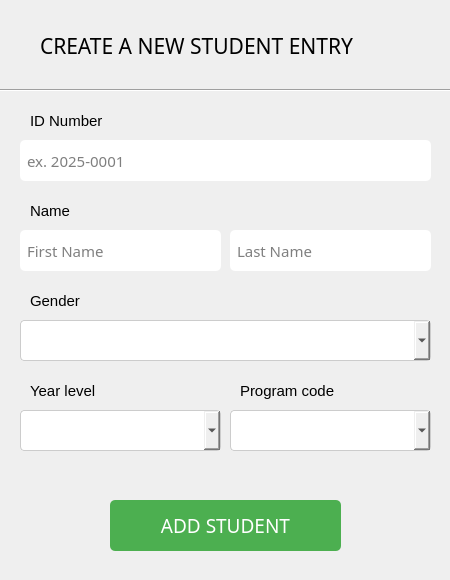
<?xml version="1.0" encoding="UTF-8"?>
<ui version="4.0">
 <class>AddStudentDialog</class>
 <widget class="QDialog" name="AddStudentDialog">
  <property name="geometry">
   <rect>
    <x>0</x>
    <y>0</y>
    <width>450</width>
    <height>580</height>
   </rect>
  </property>
  <property name="minimumSize">
   <size>
    <width>450</width>
    <height>580</height>
   </size>
  </property>
  <property name="maximumSize">
   <size>
    <width>450</width>
    <height>580</height>
   </size>
  </property>
  <property name="windowTitle">
   <string>Add Student</string>
  </property>
  <widget class="QLabel" name="label">
   <property name="geometry">
    <rect>
     <x>40</x>
     <y>20</y>
     <width>381</width>
     <height>51</height>
    </rect>
   </property>
   <property name="font">
    <font>
     <family>Franklin Gothic Medium Cond</family>
     <pointsize>16</pointsize>
    </font>
   </property>
   <property name="layoutDirection">
    <enum>Qt::LeftToRight</enum>
   </property>
   <property name="text">
    <string>CREATE A NEW STUDENT ENTRY</string>
   </property>
  </widget>
  <widget class="QLabel" name="label_2">
   <property name="geometry">
    <rect>
     <x>30</x>
     <y>100</y>
     <width>141</width>
     <height>41</height>
    </rect>
   </property>
   <property name="font">
    <font>
     <family>Arial</family>
     <pointsize>11</pointsize>
    </font>
   </property>
   <property name="text">
    <string>ID Number</string>
   </property>
  </widget>
  <widget class="QLabel" name="label_3">
   <property name="geometry">
    <rect>
     <x>30</x>
     <y>190</y>
     <width>141</width>
     <height>41</height>
    </rect>
   </property>
   <property name="font">
    <font>
     <family>Arial</family>
     <pointsize>11</pointsize>
    </font>
   </property>
   <property name="text">
    <string>Name</string>
   </property>
  </widget>
  <widget class="QLabel" name="label_5">
   <property name="geometry">
    <rect>
     <x>30</x>
     <y>370</y>
     <width>131</width>
     <height>41</height>
    </rect>
   </property>
   <property name="font">
    <font>
     <family>Arial</family>
     <pointsize>11</pointsize>
    </font>
   </property>
   <property name="text">
    <string>Year level</string>
   </property>
  </widget>
  <widget class="QLabel" name="label_6">
   <property name="geometry">
    <rect>
     <x>30</x>
     <y>280</y>
     <width>131</width>
     <height>41</height>
    </rect>
   </property>
   <property name="font">
    <font>
     <family>Arial</family>
     <pointsize>11</pointsize>
    </font>
   </property>
   <property name="text">
    <string>Gender</string>
   </property>
  </widget>
  <widget class="QLabel" name="label_7">
   <property name="geometry">
    <rect>
     <x>240</x>
     <y>370</y>
     <width>171</width>
     <height>41</height>
    </rect>
   </property>
   <property name="font">
    <font>
     <family>Arial</family>
     <pointsize>11</pointsize>
    </font>
   </property>
   <property name="text">
    <string>Program code</string>
   </property>
  </widget>
  <widget class="QPushButton" name="pushButton">
   <property name="geometry">
    <rect>
     <x>110</x>
     <y>500</y>
     <width>231</width>
     <height>51</height>
    </rect>
   </property>
   <property name="font">
    <font>
     <family>Franklin Gothic Medium Cond</family>
     <pointsize>14</pointsize>
    </font>
   </property>
   <property name="cursor">
    <cursorShape>PointingHandCursor</cursorShape>
   </property>
   <property name="styleSheet">
    <string notr="true">QPushButton {
        background-color: #4CAF50;
        color: white;
        padding: 8px 16px;
        border: none;
        border-radius: 5px;
    }
    QPushButton:hover {
        background-color: #43A047;
    }
    QPushButton:pressed {
        background-color: #388E3C;
    }</string>
   </property>
   <property name="text">
    <string>ADD STUDENT</string>
   </property>
  </widget>
  <widget class="QLineEdit" name="firstNameEdit">
   <property name="geometry">
    <rect>
     <x>20</x>
     <y>230</y>
     <width>201</width>
     <height>41</height>
    </rect>
   </property>
   <property name="font">
    <font>
     <family>Franklin Gothic Medium Cond</family>
     <pointsize>11</pointsize>
    </font>
   </property>
   <property name="styleSheet">
    <string notr="true">QLineEdit {
        border-radius: 5px;
        padding: 5px;
    }</string>
   </property>
   <property name="placeholderText">
    <string>First Name</string>
   </property>
  </widget>
  <widget class="QLineEdit" name="idNumberEdit">
   <property name="geometry">
    <rect>
     <x>20</x>
     <y>140</y>
     <width>411</width>
     <height>41</height>
    </rect>
   </property>
   <property name="font">
    <font>
     <family>Franklin Gothic Medium Cond</family>
     <pointsize>11</pointsize>
    </font>
   </property>
   <property name="styleSheet">
    <string notr="true">QLineEdit {
        border-radius: 5px;
        padding: 5px;
    }</string>
   </property>
   <property name="placeholderText">
    <string>ex. 2025-0001</string>
   </property>
  </widget>
  <widget class="QLineEdit" name="lastNameEdit">
   <property name="geometry">
    <rect>
     <x>230</x>
     <y>230</y>
     <width>201</width>
     <height>41</height>
    </rect>
   </property>
   <property name="font">
    <font>
     <family>Franklin Gothic Medium Cond</family>
     <pointsize>11</pointsize>
    </font>
   </property>
   <property name="styleSheet">
    <string notr="true">QLineEdit {
        border-radius: 5px;
        padding: 5px;
    }</string>
   </property>
   <property name="placeholderText">
    <string>Last Name</string>
   </property>
  </widget>
  <widget class="QComboBox" name="yearLevelBox">
   <property name="geometry">
    <rect>
     <x>20</x>
     <y>410</y>
     <width>201</width>
     <height>41</height>
    </rect>
   </property>
   <property name="font">
    <font>
     <family>Franklin Gothic Medium Cond</family>
     <pointsize>11</pointsize>
    </font>
   </property>
   <property name="cursor">
    <cursorShape>PointingHandCursor</cursorShape>
   </property>
   <property name="layoutDirection">
    <enum>Qt::LeftToRight</enum>
   </property>
   <property name="styleSheet">
    <string notr="true">QComboBox {
        padding: 6px;
        border: 1px solid #ccc;
        border-radius: 4px;
		color: black
    }
    QComboBox QAbstractItemView {
        border: 1px solid #ccc;
        selection-background-color: #2196F3;
        selection-color: #ffffff;
        background-color: #ffffff;
        padding: 4px;
        outline: 0;
    }</string>
   </property>
   <property name="currentIndex">
    <number>-1</number>
   </property>
   <item>
    <property name="text">
     <string>1</string>
    </property>
   </item>
   <item>
    <property name="text">
     <string>2</string>
    </property>
   </item>
   <item>
    <property name="text">
     <string>3</string>
    </property>
   </item>
   <item>
    <property name="text">
     <string>4</string>
    </property>
   </item>
  </widget>
  <widget class="QComboBox" name="genderBox">
   <property name="geometry">
    <rect>
     <x>20</x>
     <y>320</y>
     <width>411</width>
     <height>41</height>
    </rect>
   </property>
   <property name="font">
    <font>
     <family>Franklin Gothic Medium Cond</family>
     <pointsize>11</pointsize>
    </font>
   </property>
   <property name="cursor">
    <cursorShape>PointingHandCursor</cursorShape>
   </property>
   <property name="layoutDirection">
    <enum>Qt::LeftToRight</enum>
   </property>
   <property name="styleSheet">
    <string notr="true">QComboBox {
        padding: 6px;
        border: 1px solid #ccc;
        border-radius: 4px;
		color: black
    }
    QComboBox QAbstractItemView {
        border: 1px solid #ccc;
        selection-background-color: #2196F3;
        selection-color: #ffffff;
        background-color: #ffffff;
        padding: 4px;
        outline: 0;
    }</string>
   </property>
   <property name="currentIndex">
    <number>-1</number>
   </property>
   <item>
    <property name="text">
     <string>M</string>
    </property>
   </item>
   <item>
    <property name="text">
     <string>F</string>
    </property>
   </item>
  </widget>
  <widget class="QComboBox" name="programCodeBox">
   <property name="geometry">
    <rect>
     <x>230</x>
     <y>410</y>
     <width>201</width>
     <height>41</height>
    </rect>
   </property>
   <property name="font">
    <font>
     <family>Franklin Gothic Medium Cond</family>
     <pointsize>11</pointsize>
    </font>
   </property>
   <property name="cursor">
    <cursorShape>PointingHandCursor</cursorShape>
   </property>
   <property name="layoutDirection">
    <enum>Qt::LeftToRight</enum>
   </property>
   <property name="styleSheet">
    <string notr="true">QComboBox {
        padding: 6px;
        border: 1px solid #ccc;
        border-radius: 4px;
		color: black
    }
    QComboBox QAbstractItemView {
        border: 1px solid #ccc;
        selection-background-color: #2196F3;
        selection-color: #ffffff;
        background-color: #ffffff;
        padding: 4px;
        outline: 0;
    }</string>
   </property>
  </widget>
  <widget class="Line" name="line">
   <property name="geometry">
    <rect>
     <x>0</x>
     <y>80</y>
     <width>451</width>
     <height>20</height>
    </rect>
   </property>
   <property name="orientation">
    <enum>Qt::Horizontal</enum>
   </property>
  </widget>
 </widget>
 <resources/>
 <connections/>
</ui>
